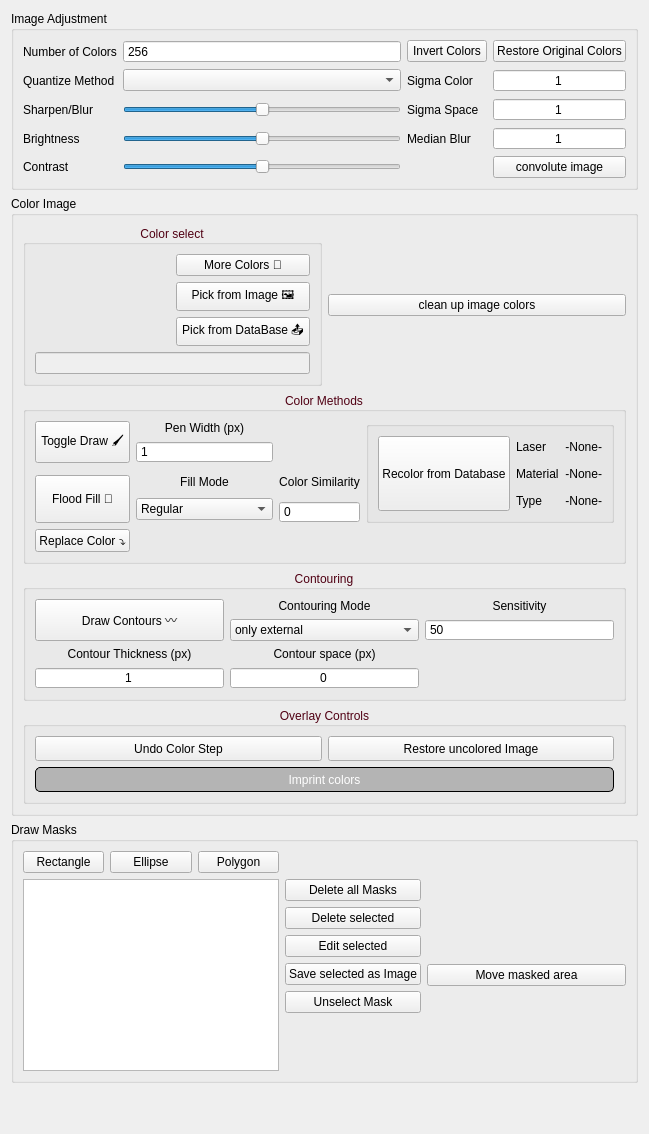
      <widget class="QWidget" name="image_controls_tab">
       <attribute name="title">
        <string>Image Adjusments</string>
       </attribute>
       <layout class="QVBoxLayout" name="verticalLayout">
        <item>
         <widget class="QGroupBox" name="image_processing_frame">
          <property name="title">
           <string>Image Adjustment</string>
          </property>
          <layout class="QGridLayout" name="gridLayout_9">
           <item row="0" column="0">
            <widget class="QLabel" name="color_count_label">
             <property name="text">
              <string>Number of Colors</string>
             </property>
            </widget>
           </item>
           <item row="0" column="3">
            <widget class="QPushButton" name="restore_original_color_button">
             <property name="text">
              <string>Restore Original Colors</string>
             </property>
            </widget>
           </item>
           <item row="0" column="2">
            <widget class="QPushButton" name="invert_color_button">
             <property name="text">
              <string>Invert Colors</string>
             </property>
            </widget>
           </item>
           <item row="1" column="0">
            <widget class="QLabel" name="quantize_method_label">
             <property name="text">
              <string>Quantize Method</string>
             </property>
            </widget>
           </item>
           <item row="1" column="1">
            <widget class="QComboBox" name="quantize_method_combobox"/>
           </item>
           <item row="2" column="0">
            <widget class="QLabel" name="sharpness_label">
             <property name="text">
              <string>Sharpen/Blur</string>
             </property>
            </widget>
           </item>
           <item row="2" column="1">
            <widget class="QSlider" name="sharpness_slider">
             <property name="minimum">
              <number>-10</number>
             </property>
             <property name="maximum">
              <number>10</number>
             </property>
             <property name="value">
              <number>0</number>
             </property>
             <property name="orientation">
              <enum>Qt::Horizontal</enum>
             </property>
            </widget>
           </item>
           <item row="3" column="0">
            <widget class="QLabel" name="brightness_label">
             <property name="text">
              <string>Brightness</string>
             </property>
            </widget>
           </item>
           <item row="3" column="1">
            <widget class="QSlider" name="brightness_slider">
             <property name="maximum">
              <number>100</number>
             </property>
             <property name="value">
              <number>50</number>
             </property>
             <property name="orientation">
              <enum>Qt::Horizontal</enum>
             </property>
            </widget>
           </item>
           <item row="4" column="0">
            <widget class="QLabel" name="contrast_label">
             <property name="text">
              <string>Contrast</string>
             </property>
            </widget>
           </item>
           <item row="0" column="1">
            <widget class="QSpinBox" name="color_count_spinbox">
             <property name="buttonSymbols">
              <enum>QAbstractSpinBox::NoButtons</enum>
             </property>
             <property name="minimum">
              <number>1</number>
             </property>
             <property name="maximum">
              <number>256</number>
             </property>
             <property name="value">
              <number>256</number>
             </property>
            </widget>
           </item>
           <item row="4" column="1">
            <widget class="QSlider" name="contrast_slider">
             <property name="maximum">
              <number>100</number>
             </property>
             <property name="value">
              <number>50</number>
             </property>
             <property name="sliderPosition">
              <number>50</number>
             </property>
             <property name="orientation">
              <enum>Qt::Horizontal</enum>
             </property>
             <property name="invertedAppearance">
              <bool>false</bool>
             </property>
             <property name="invertedControls">
              <bool>false</bool>
             </property>
             <property name="tickPosition">
              <enum>QSlider::NoTicks</enum>
             </property>
            </widget>
           </item>
           <item row="4" column="3">
            <widget class="QPushButton" name="convolute_image_button">
             <property name="text">
              <string>convolute image</string>
             </property>
            </widget>
           </item>
           <item row="3" column="3">
            <widget class="QSpinBox" name="median_blur_spinbox">
             <property name="alignment">
              <set>Qt::AlignCenter</set>
             </property>
             <property name="buttonSymbols">
              <enum>QAbstractSpinBox::NoButtons</enum>
             </property>
             <property name="minimum">
              <number>1</number>
             </property>
             <property name="singleStep">
              <number>2</number>
             </property>
            </widget>
           </item>
           <item row="2" column="3">
            <widget class="QSpinBox" name="sigma_space_spinbox">
             <property name="alignment">
              <set>Qt::AlignCenter</set>
             </property>
             <property name="buttonSymbols">
              <enum>QAbstractSpinBox::NoButtons</enum>
             </property>
             <property name="maximum">
              <number>1000</number>
             </property>
             <property name="value">
              <number>1</number>
             </property>
            </widget>
           </item>
           <item row="1" column="3">
            <widget class="QSpinBox" name="sigma_color_spinbox">
             <property name="alignment">
              <set>Qt::AlignCenter</set>
             </property>
             <property name="buttonSymbols">
              <enum>QAbstractSpinBox::NoButtons</enum>
             </property>
             <property name="maximum">
              <number>1000</number>
             </property>
             <property name="value">
              <number>1</number>
             </property>
            </widget>
           </item>
           <item row="1" column="2">
            <widget class="QLabel" name="label">
             <property name="text">
              <string>Sigma Color</string>
             </property>
            </widget>
           </item>
           <item row="2" column="2">
            <widget class="QLabel" name="label_2">
             <property name="text">
              <string>Sigma Space</string>
             </property>
            </widget>
           </item>
           <item row="3" column="2">
            <widget class="QLabel" name="label_3">
             <property name="text">
              <string>Median Blur</string>
             </property>
            </widget>
           </item>
          </layout>
         </widget>
        </item>
        <item>
         <widget class="QGroupBox" name="image_color_frame">
          <property name="styleSheet">
           <string notr="true"/>
          </property>
          <property name="title">
           <string>Color Image</string>
          </property>
          <layout class="QGridLayout" name="gridLayout_13">
           <item row="1" column="0" colspan="2">
            <widget class="QGroupBox" name="groupBox_6">
             <property name="styleSheet">
              <string notr="true">QGroupBox{
color:  rgb(80, 0, 19);  /* Text color */
font-weight: normal;  /* Bold text */
}</string>
             </property>
             <property name="title">
              <string>Color Methods</string>
             </property>
             <property name="alignment">
              <set>Qt::AlignCenter</set>
             </property>
             <layout class="QGridLayout" name="gridLayout_23">
              <item row="0" column="3" rowspan="6">
               <widget class="QGroupBox" name="groupBox_5">
                <property name="title">
                 <string/>
                </property>
                <layout class="QGridLayout" name="gridLayout_20">
                 <item row="0" column="1">
                  <widget class="QLabel" name="label_12">
                   <property name="text">
                    <string>Laser</string>
                   </property>
                  </widget>
                 </item>
                 <item row="1" column="1">
                  <widget class="QLabel" name="label_13">
                   <property name="text">
                    <string>Material</string>
                   </property>
                  </widget>
                 </item>
                 <item row="1" column="2">
                  <widget class="QLabel" name="recolor_material_label">
                   <property name="text">
                    <string>-None-</string>
                   </property>
                   <property name="alignment">
                    <set>Qt::AlignRight|Qt::AlignTrailing|Qt::AlignVCenter</set>
                   </property>
                  </widget>
                 </item>
                 <item row="2" column="1">
                  <widget class="QLabel" name="label_14">
                   <property name="text">
                    <string>Type</string>
                   </property>
                  </widget>
                 </item>
                 <item row="0" column="2">
                  <widget class="QLabel" name="recolor_laser_label">
                   <property name="text">
                    <string>-None-</string>
                   </property>
                   <property name="alignment">
                    <set>Qt::AlignRight|Qt::AlignTrailing|Qt::AlignVCenter</set>
                   </property>
                  </widget>
                 </item>
                 <item row="2" column="2">
                  <widget class="QLabel" name="recolor_type_label">
                   <property name="text">
                    <string>-None-</string>
                   </property>
                   <property name="alignment">
                    <set>Qt::AlignRight|Qt::AlignTrailing|Qt::AlignVCenter</set>
                   </property>
                  </widget>
                 </item>
                 <item row="0" column="0" rowspan="3">
                  <widget class="QPushButton" name="recolor_from_database_button">
                   <property name="sizePolicy">
                    <sizepolicy hsizetype="Minimum" vsizetype="Preferred">
                     <horstretch>0</horstretch>
                     <verstretch>0</verstretch>
                    </sizepolicy>
                   </property>
                   <property name="text">
                    <string>Recolor from Database</string>
                   </property>
                  </widget>
                 </item>
                </layout>
               </widget>
              </item>
              <item row="1" column="1">
               <widget class="QSpinBox" name="pen_width_spinbox">
                <property name="buttonSymbols">
                 <enum>QAbstractSpinBox::NoButtons</enum>
                </property>
                <property name="minimum">
                 <number>1</number>
                </property>
                <property name="maximum">
                 <number>100</number>
                </property>
               </widget>
              </item>
              <item row="5" column="2">
               <widget class="QSpinBox" name="color_similarity_spinbox">
                <property name="sizePolicy">
                 <sizepolicy hsizetype="Minimum" vsizetype="Fixed">
                  <horstretch>0</horstretch>
                  <verstretch>0</verstretch>
                 </sizepolicy>
                </property>
                <property name="buttonSymbols">
                 <enum>QAbstractSpinBox::NoButtons</enum>
                </property>
                <property name="maximum">
                 <number>255</number>
                </property>
               </widget>
              </item>
              <item row="0" column="1">
               <widget class="QLabel" name="pen_width_label">
                <property name="text">
                 <string>Pen Width (px)</string>
                </property>
                <property name="alignment">
                 <set>Qt::AlignCenter</set>
                </property>
               </widget>
              </item>
              <item row="6" column="0">
               <widget class="QPushButton" name="replace_color_button">
                <property name="text">
                 <string>Replace Color ⤵️</string>
                </property>
                <property name="checkable">
                 <bool>true</bool>
                </property>
               </widget>
              </item>
              <item row="0" column="0" rowspan="2">
               <widget class="QPushButton" name="toggle_draw_button">
                <property name="sizePolicy">
                 <sizepolicy hsizetype="Minimum" vsizetype="Preferred">
                  <horstretch>0</horstretch>
                  <verstretch>0</verstretch>
                 </sizepolicy>
                </property>
                <property name="text">
                 <string>Toggle Draw 🖌️</string>
                </property>
                <property name="checkable">
                 <bool>true</bool>
                </property>
               </widget>
              </item>
              <item row="4" column="1" rowspan="2">
               <widget class="QComboBox" name="flood_fill_mode_combobox">
                <item>
                 <property name="text">
                  <string>Regular</string>
                 </property>
                </item>
                <item>
                 <property name="text">
                  <string>Include Diagonals</string>
                 </property>
                </item>
                <item>
                 <property name="text">
                  <string>Similar Color</string>
                 </property>
                </item>
                <item>
                 <property name="text">
                  <string>Diagonals + Similar</string>
                 </property>
                </item>
                <item>
                 <property name="text">
                  <string>To Contours</string>
                 </property>
                </item>
               </widget>
              </item>
              <item row="3" column="0" rowspan="3">
               <widget class="QPushButton" name="flood_fill_button">
                <property name="sizePolicy">
                 <sizepolicy hsizetype="Minimum" vsizetype="Preferred">
                  <horstretch>0</horstretch>
                  <verstretch>0</verstretch>
                 </sizepolicy>
                </property>
                <property name="text">
                 <string>Flood Fill 🫗</string>
                </property>
                <property name="checkable">
                 <bool>true</bool>
                </property>
               </widget>
              </item>
              <item row="3" column="2">
               <widget class="QLabel" name="label_17">
                <property name="text">
                 <string>Color Similarity</string>
                </property>
                <property name="alignment">
                 <set>Qt::AlignCenter</set>
                </property>
               </widget>
              </item>
              <item row="3" column="1">
               <widget class="QLabel" name="label_19">
                <property name="text">
                 <string>Fill Mode</string>
                </property>
                <property name="alignment">
                 <set>Qt::AlignCenter</set>
                </property>
               </widget>
              </item>
             </layout>
            </widget>
           </item>
           <item row="3" column="0" colspan="2">
            <widget class="QGroupBox" name="groupBox_8">
             <property name="styleSheet">
              <string notr="true">QGroupBox{
color:  rgb(80, 0, 19);  /* Text color */
font-weight: normal;  /* Bold text */
}</string>
             </property>
             <property name="title">
              <string>Overlay Controls</string>
             </property>
             <property name="alignment">
              <set>Qt::AlignCenter</set>
             </property>
             <layout class="QGridLayout" name="gridLayout_25">
              <item row="0" column="1">
               <widget class="QPushButton" name="restore_uncolored_image_button">
                <property name="minimumSize">
                 <size>
                  <width>0</width>
                  <height>25</height>
                 </size>
                </property>
                <property name="text">
                 <string>Restore uncolored Image</string>
                </property>
               </widget>
              </item>
              <item row="0" column="0">
               <widget class="QPushButton" name="undo_color_button">
                <property name="minimumSize">
                 <size>
                  <width>0</width>
                  <height>25</height>
                 </size>
                </property>
                <property name="text">
                 <string>Undo Color Step</string>
                </property>
               </widget>
              </item>
              <item row="1" column="0" colspan="2">
               <widget class="QPushButton" name="imprint_color_overlays_button">
                <property name="enabled">
                 <bool>false</bool>
                </property>
                <property name="sizePolicy">
                 <sizepolicy hsizetype="Minimum" vsizetype="Fixed">
                  <horstretch>0</horstretch>
                  <verstretch>50</verstretch>
                 </sizepolicy>
                </property>
                <property name="minimumSize">
                 <size>
                  <width>0</width>
                  <height>25</height>
                 </size>
                </property>
                <property name="styleSheet">
                 <string notr="true">QPushButton {
	background-color: rgb(220,120,20);  /* Background color */
	border: 2px solid rgb(0, 0, 0);
    color: rgb(255, 255, 255);  /* Text color */
    font-weight: bold;
    border-radius: 5px;  /* Rounded edges */
	padding: 2px;
}

QPushButton:hover {
    background-color: rgb(230,115,22);  /* Background color when hovered */
	color: rgb(245, 245, 245);
    border-color:rgb(40, 40, 40);  /* Border color when hovered */
}

QPushButton:pressed {
   color:  rgb(80, 0, 19);  /* Background color when pressed */
	border-color: rgb(0, 0, 0);
}
QPushButton:clicked {
   background-color: rgb(80,0,19);  /* Background color when pressed */
	border-color:  rgb(0,0, 0);
}

QPushButton:checked {
    background-color: rgb(255,255,255);
	color:  rgb(80, 0, 19);
	border: 2px solid rgb(122, 0, 28);
	font-weight: bold;  /* Bold text */
}

QPushButton:disabled {
    background-color: rgb(180,180, 180);
	border: 1px solid rgb(0, 0,0);
	font-weight: normal;
}</string>
                </property>
                <property name="text">
                 <string>Imprint colors</string>
                </property>
               </widget>
              </item>
             </layout>
            </widget>
           </item>
           <item row="0" column="0">
            <widget class="QGroupBox" name="color_select_frame">
             <property name="styleSheet">
              <string notr="true">QGroupBox{
color:  rgb(80, 0, 19);  /* Text color */
font-weight: normal;  /* Bold text */
}</string>
             </property>
             <property name="title">
              <string>Color select</string>
             </property>
             <property name="alignment">
              <set>Qt::AlignCenter</set>
             </property>
             <layout class="QGridLayout" name="gridLayout_14" rowstretch="0,0,0,0" columnstretch="0,0,0">
              <item row="0" column="2">
               <widget class="QPushButton" name="select_color_color_button">
                <property name="text">
                 <string>More Colors 🎨</string>
                </property>
               </widget>
              </item>
              <item row="1" column="2">
               <widget class="QPushButton" name="pick_color_from_image_button">
                <property name="text">
                 <string>Pick from Image 🖼️</string>
                </property>
                <property name="checkable">
                 <bool>true</bool>
                </property>
               </widget>
              </item>
              <item row="2" column="2">
               <widget class="QPushButton" name="pick_color_from_db_button">
                <property name="text">
                 <string>Pick from DataBase 📤</string>
                </property>
               </widget>
              </item>
              <item row="3" column="1" colspan="2">
               <widget class="QLineEdit" name="active_color_dislplay_edit">
                <property name="enabled">
                 <bool>false</bool>
                </property>
                <property name="alignment">
                 <set>Qt::AlignCenter</set>
                </property>
               </widget>
              </item>
              <item row="0" column="1" rowspan="3">
               <layout class="QGridLayout" name="default_color_buttons_layout">
                <property name="spacing">
                 <number>1</number>
                </property>
               </layout>
              </item>
             </layout>
            </widget>
           </item>
           <item row="0" column="1">
            <widget class="QPushButton" name="clean_up_image_colors_button">
             <property name="text">
              <string>clean up image colors</string>
             </property>
            </widget>
           </item>
           <item row="2" column="0" colspan="2">
            <widget class="QGroupBox" name="groupBox_7">
             <property name="styleSheet">
              <string notr="true">QGroupBox{
color:  rgb(80, 0, 19);  /* Text color */
font-weight: normal;  /* Bold text */
}</string>
             </property>
             <property name="title">
              <string>Contouring</string>
             </property>
             <property name="alignment">
              <set>Qt::AlignCenter</set>
             </property>
             <layout class="QGridLayout" name="gridLayout_24">
              <item row="0" column="0" rowspan="2">
               <widget class="QPushButton" name="draw_contour_button">
                <property name="sizePolicy">
                 <sizepolicy hsizetype="Minimum" vsizetype="Expanding">
                  <horstretch>0</horstretch>
                  <verstretch>0</verstretch>
                 </sizepolicy>
                </property>
                <property name="text">
                 <string>Draw Contours 〰️</string>
                </property>
                <property name="checkable">
                 <bool>true</bool>
                </property>
               </widget>
              </item>
              <item row="1" column="2">
               <widget class="QSpinBox" name="contour_sensitivity_spinbox">
                <property name="buttonSymbols">
                 <enum>QAbstractSpinBox::NoButtons</enum>
                </property>
                <property name="minimum">
                 <number>1</number>
                </property>
                <property name="maximum">
                 <number>1000</number>
                </property>
                <property name="value">
                 <number>50</number>
                </property>
               </widget>
              </item>
              <item row="0" column="2">
               <widget class="QLabel" name="label_20">
                <property name="text">
                 <string>Sensitivity</string>
                </property>
                <property name="alignment">
                 <set>Qt::AlignCenter</set>
                </property>
               </widget>
              </item>
              <item row="3" column="0">
               <widget class="QSpinBox" name="contour_thickness_spinbox">
                <property name="alignment">
                 <set>Qt::AlignCenter</set>
                </property>
                <property name="buttonSymbols">
                 <enum>QAbstractSpinBox::NoButtons</enum>
                </property>
                <property name="minimum">
                 <number>1</number>
                </property>
                <property name="maximum">
                 <number>100</number>
                </property>
               </widget>
              </item>
              <item row="0" column="1">
               <widget class="QLabel" name="label_18">
                <property name="text">
                 <string>Contouring Mode</string>
                </property>
                <property name="alignment">
                 <set>Qt::AlignCenter</set>
                </property>
               </widget>
              </item>
              <item row="2" column="0">
               <widget class="QLabel" name="contour_thickness_label">
                <property name="text">
                 <string>Contour Thickness (px)</string>
                </property>
                <property name="alignment">
                 <set>Qt::AlignCenter</set>
                </property>
               </widget>
              </item>
              <item row="2" column="1">
               <widget class="QLabel" name="contour_space_label">
                <property name="text">
                 <string>Contour space (px)</string>
                </property>
                <property name="alignment">
                 <set>Qt::AlignCenter</set>
                </property>
               </widget>
              </item>
              <item row="3" column="1">
               <widget class="QSpinBox" name="contour_space_spinbox">
                <property name="alignment">
                 <set>Qt::AlignCenter</set>
                </property>
                <property name="buttonSymbols">
                 <enum>QAbstractSpinBox::NoButtons</enum>
                </property>
                <property name="minimum">
                 <number>0</number>
                </property>
                <property name="maximum">
                 <number>100</number>
                </property>
               </widget>
              </item>
              <item row="1" column="1">
               <widget class="QComboBox" name="contouring_mode_combobox">
                <item>
                 <property name="text">
                  <string>only external</string>
                 </property>
                </item>
                <item>
                 <property name="text">
                  <string>all</string>
                 </property>
                </item>
               </widget>
              </item>
             </layout>
            </widget>
           </item>
          </layout>
         </widget>
        </item>
        <item>
         <widget class="QGroupBox" name="draw_mask_groupbox">
          <property name="title">
           <string>Draw Masks</string>
          </property>
          <layout class="QGridLayout" name="gridLayout_22">
           <item row="2" column="0" colspan="3">
            <widget class="QListWidget" name="masks_list_widget"/>
           </item>
           <item row="0" column="1">
            <widget class="QPushButton" name="ellipse_mask_button">
             <property name="text">
              <string>Ellipse</string>
             </property>
             <property name="checkable">
              <bool>true</bool>
             </property>
            </widget>
           </item>
           <item row="0" column="0">
            <widget class="QPushButton" name="rectangle_mask_button">
             <property name="text">
              <string>Rectangle</string>
             </property>
             <property name="checkable">
              <bool>true</bool>
             </property>
            </widget>
           </item>
           <item row="0" column="4">
            <spacer name="horizontalSpacer_4">
             <property name="orientation">
              <enum>Qt::Horizontal</enum>
             </property>
             <property name="sizeHint" stdset="0">
              <size>
               <width>40</width>
               <height>20</height>
              </size>
             </property>
            </spacer>
           </item>
           <item row="0" column="2">
            <widget class="QPushButton" name="polygon_mask_button">
             <property name="text">
              <string>Polygon</string>
             </property>
             <property name="checkable">
              <bool>true</bool>
             </property>
            </widget>
           </item>
           <item row="2" column="3">
            <layout class="QVBoxLayout" name="verticalLayout_4">
             <item>
              <widget class="QPushButton" name="delete_all_masks_button">
               <property name="text">
                <string>Delete all Masks</string>
               </property>
              </widget>
             </item>
             <item>
              <widget class="QPushButton" name="delete_mask_button">
               <property name="text">
                <string>Delete selected</string>
               </property>
              </widget>
             </item>
             <item>
              <widget class="QPushButton" name="edit_mask_button">
               <property name="text">
                <string>Edit selected</string>
               </property>
               <property name="checkable">
                <bool>true</bool>
               </property>
              </widget>
             </item>
             <item>
              <widget class="QPushButton" name="save_mask_button">
               <property name="text">
                <string>Save selected as Image</string>
               </property>
              </widget>
             </item>
             <item>
              <widget class="QPushButton" name="unselect_mask_button">
               <property name="text">
                <string>Unselect Mask</string>
               </property>
              </widget>
             </item>
             <item>
              <spacer name="verticalSpacer_6">
               <property name="orientation">
                <enum>Qt::Vertical</enum>
               </property>
               <property name="sizeHint" stdset="0">
                <size>
                 <width>20</width>
                 <height>40</height>
                </size>
               </property>
              </spacer>
             </item>
            </layout>
           </item>
           <item row="2" column="4">
            <widget class="QPushButton" name="move_masked_area_button">
             <property name="text">
              <string>Move masked area</string>
             </property>
             <property name="checkable">
              <bool>true</bool>
             </property>
            </widget>
           </item>
          </layout>
         </widget>
        </item>
        <item>
         <spacer name="verticalSpacer">
          <property name="orientation">
           <enum>Qt::Vertical</enum>
          </property>
          <property name="sizeHint" stdset="0">
           <size>
            <width>20</width>
            <height>40</height>
           </size>
          </property>
         </spacer>
        </item>
       </layout>
      </widget>
